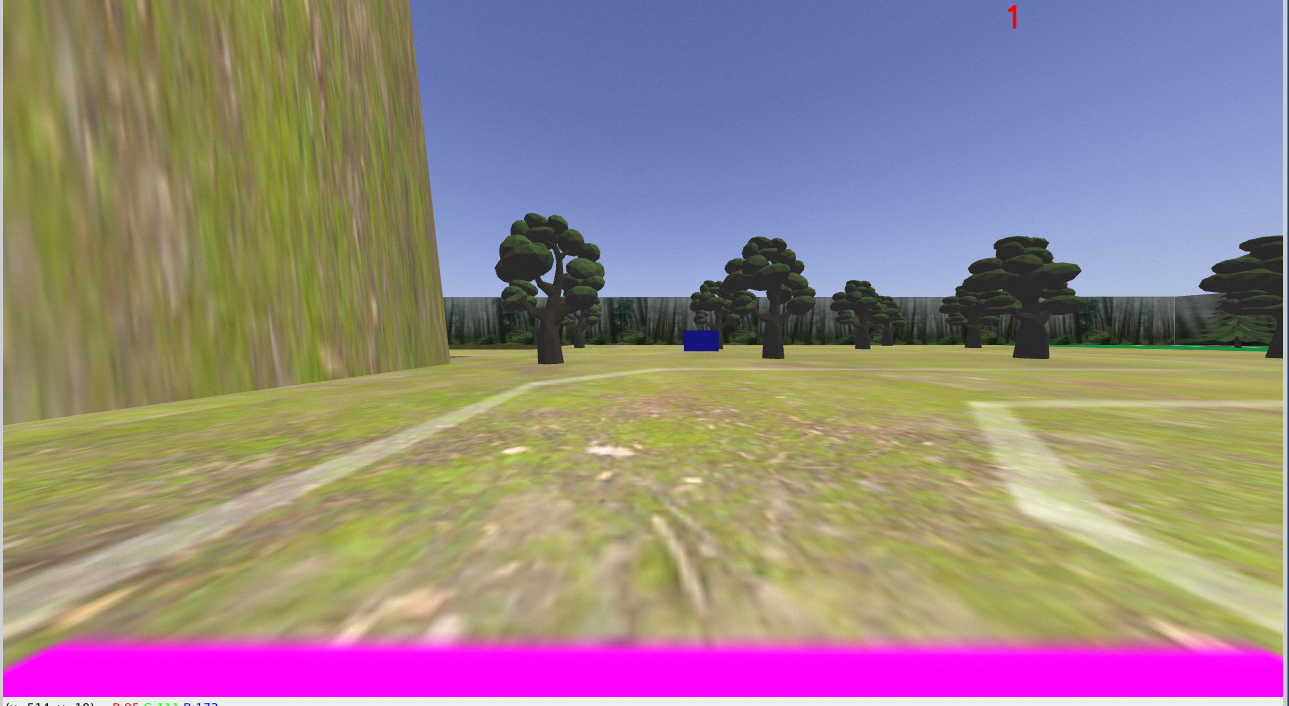
#> input picture image_testing/test1dirt.png, 1289 x 706 px
$ python hsv_threshold.py
#> lines starting #> are read from the running program, lines starting #| are printed output that depends on the picture; after the words box and inside, x2 and y2 are one past the last pixel; in counts of white or black regions, pixels touching at a corner belong together
#!/usr/bin/env python

import numpy as np
import cv2 as cv
import time

img = cv.imread('test1dirt.png',cv.IMREAD_COLOR)
#> img is the input picture: shape (706, 1289, 3); mean B, G, R 133.9, 132.9, 150.4
# [7 lines of commented-out code are left out]

ub = 186
ug = 220
ur = 228
lb = 140
lg = 164
lr = 168
lower_bgr = np.array([lb,lg,lr])
upper_bgr = np.array([ub,ug,ur])

# Threshold the HSV image to get only blue colors
mask = cv.inRange(img, lower_bgr, upper_bgr)
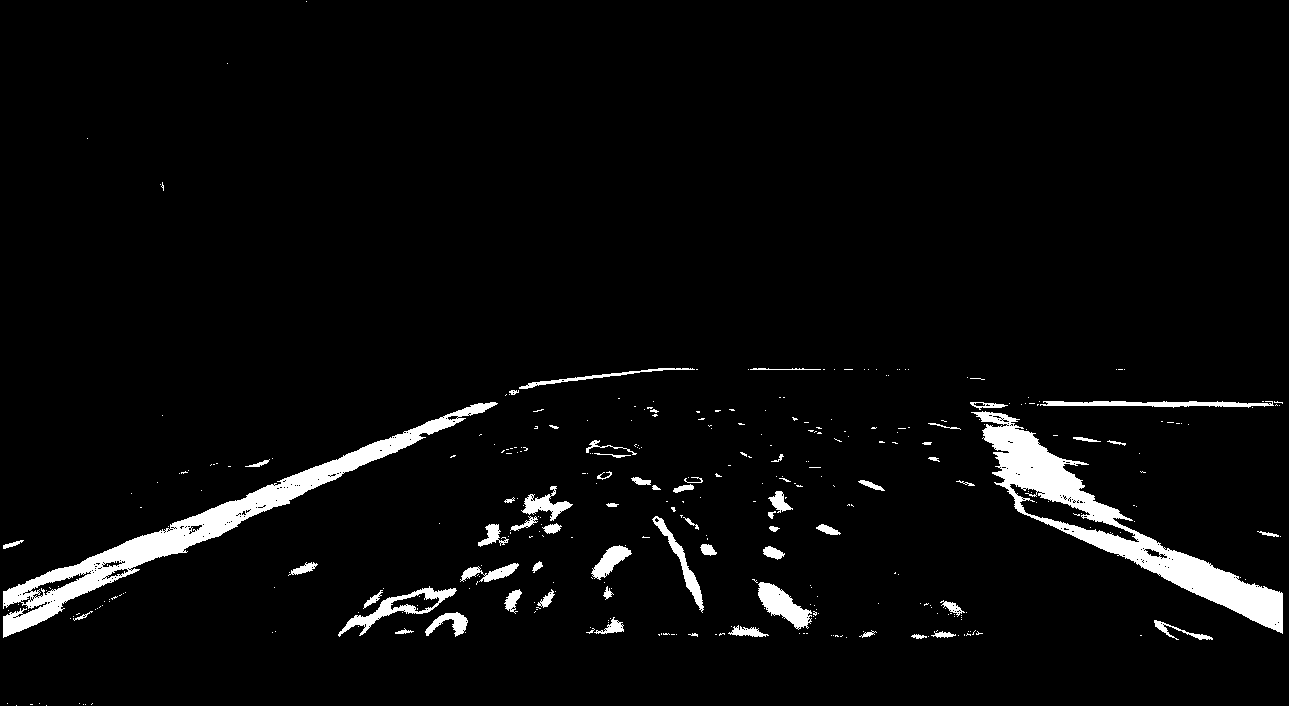
#> mask: shape (706, 1289); 4% white; 359 white regions (297 under 20 px), largest, box (x1, y1, x2, y2) and area: (971, 411, 1283, 634) 12265, (3, 402, 498, 638) 11627, (338, 586, 457, 637) 1252
window_name = "BGR Calibrator"
cv.namedWindow(window_name)

def nothing(x):
    print("Trackbar value: " + str(x))
    pass

# create trackbars for Upper HSV
cv.createTrackbar('UpperB',window_name,0,255,nothing)
cv.setTrackbarPos('UpperB',window_name, ub)

cv.createTrackbar('UpperG',window_name,0,255,nothing)
cv.setTrackbarPos('UpperG',window_name, ug)

cv.createTrackbar('UpperR',window_name,0,255,nothing)
cv.setTrackbarPos('UpperR',window_name, ur)

# create trackbars for Lower HSV
cv.createTrackbar('LowerB',window_name,0,255,nothing)
cv.setTrackbarPos('LowerB',window_name, lb)

cv.createTrackbar('LowerG',window_name,0,255,nothing)
cv.setTrackbarPos('LowerG',window_name, lg)

cv.createTrackbar('LowerR',window_name,0,255,nothing)
cv.setTrackbarPos('LowerR',window_name, lr)

font = cv.FONT_HERSHEY_SIMPLEX

print("Loaded images")

while(1):
    # Threshold the HSV image to get only blue colors
    mask = cv.inRange(img, lower_bgr, upper_bgr)
    cv.putText(mask,'Lower BGR: [' + str(lb) +',' + str(lg) + ',' + str(lr) + ']', (10,30), font, 0.5, (200,255,155), 1, cv.LINE_AA)
    cv.putText(mask,'Upper BGR: [' + str(ub) +',' + str(ug) + ',' + str(ur) + ']', (10,60), font, 0.5, (200,255,155), 1, cv.LINE_AA)
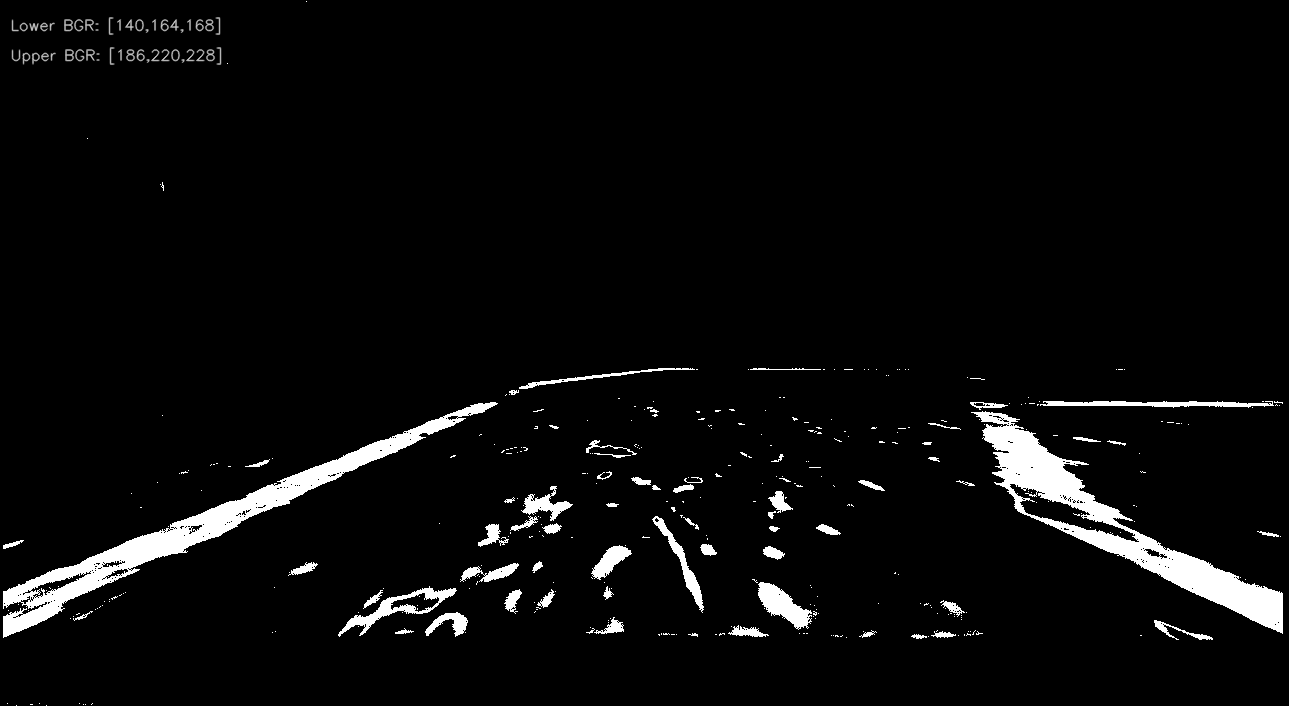
#> mask: shape (706, 1289); min 0, max 255, mean 10.5

    cv.imshow(window_name,mask)

    k = cv.waitKey(1) & 0xFF
#> (key Esc is pressed here)
    if k == 27:
        break
    # get current positions of Upper HSV trackbars
    ub = cv.getTrackbarPos('UpperB',window_name)
    ug = cv.getTrackbarPos('UpperG',window_name)
    ur = cv.getTrackbarPos('UpperR',window_name)
    # get current positions of Lower HSCV trackbars
    lb = cv.getTrackbarPos('LowerB',window_name)
    lg = cv.getTrackbarPos('LowerG',window_name)
    lr = cv.getTrackbarPos('LowerR',window_name)
    upper_bgr = np.array([ub,ug,ur])
    lower_bgr = np.array([lb,lg,lr])

    # save the image when i hit a buttom that says save
    if k == ord('s'):
        cv.imwrite('hsv_threshold.png',mask)
        break

    time.sleep(.1)

cv.destroyAllWindows()

$ run again, with image_testing/test2.png copied over image_testing/test1dirt.png
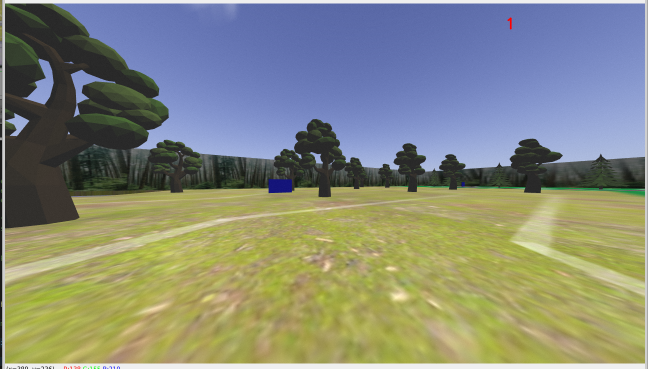
#> input picture image_testing/test2.png, 1296 x 737 px (shown at 1/2 size)
#> img is the input picture: shape (737, 1296, 3); mean B, G, R 123.2, 138.2, 134.4
#> `mask = cv.inRange(img, lower_bgr, upper_bgr)`:
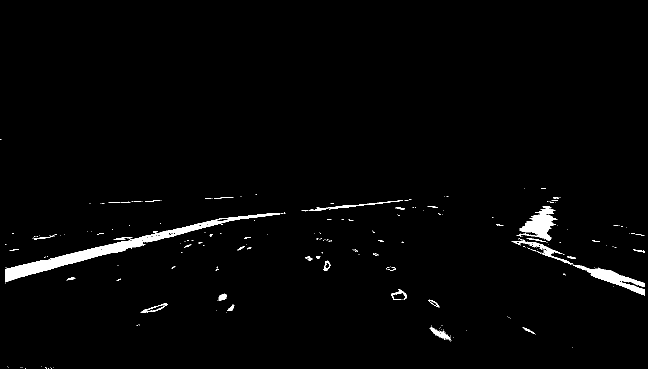
#> mask: shape (737, 1296) (shown at 1/2 size); 1.8% white; 253 white regions (216 under 20 px), largest, box (x1, y1, x2, y2) and area: (10, 426, 560, 564) 7851, (1033, 418, 1115, 482) 2348, (1145, 529, 1290, 591) 2288
#> `cv.putText(mask,'Upper BGR: [' + str(ub) +',' + str(ug) + ',' + str(ur..`:
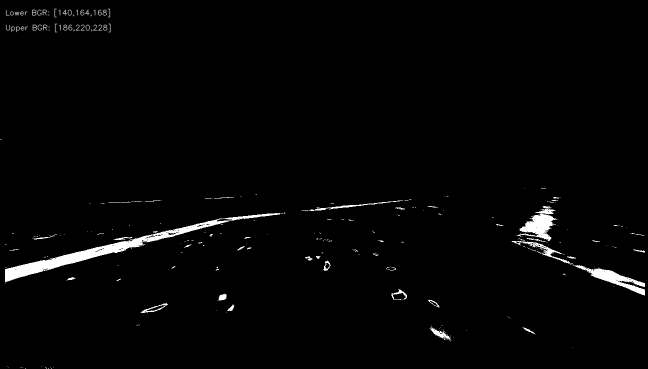
#> mask: shape (737, 1296) (shown at 1/2 size); min 0, max 255, mean 4.7

$ run again, with image_testing/test3.png copied over image_testing/test1dirt.png
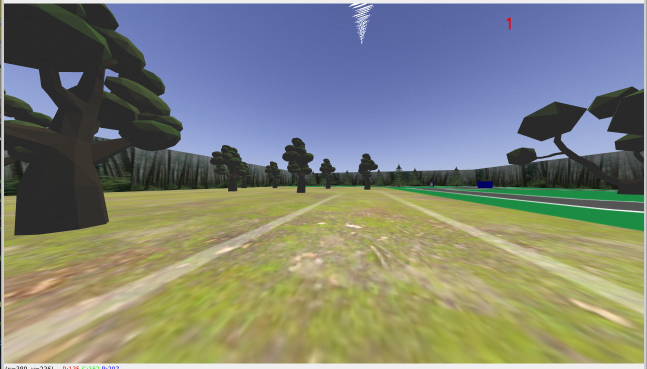
#> input picture image_testing/test3.png, 1294 x 737 px (shown at 1/2 size)
#> img is the input picture: shape (737, 1294, 3); mean B, G, R 121.1, 131.4, 127.2
#> `mask = cv.inRange(img, lower_bgr, upper_bgr)`:
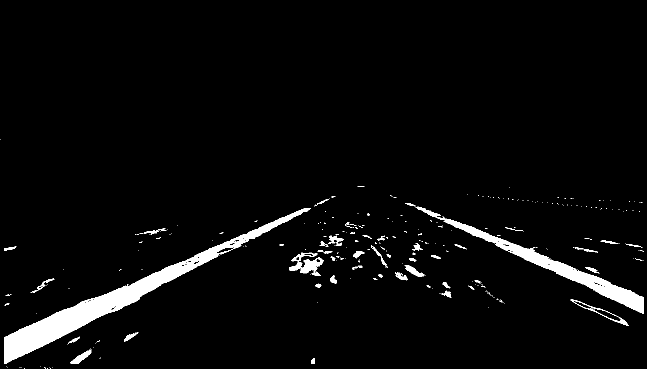
#> mask: shape (737, 1294) (shown at 1/2 size); 3.7% white; 302 white regions (255 under 20 px), largest, box (x1, y1, x2, y2) and area: (8, 416, 622, 727) 19426, (831, 413, 1288, 628) 9147, (578, 515, 647, 552) 1072
#> `cv.putText(mask,'Upper BGR: [' + str(ub) +',' + str(ug) + ',' + str(ur..`:
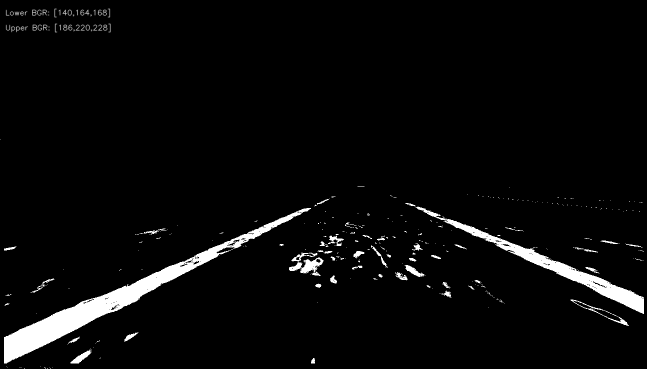
#> mask: shape (737, 1294) (shown at 1/2 size); min 0, max 255, mean 9.8
